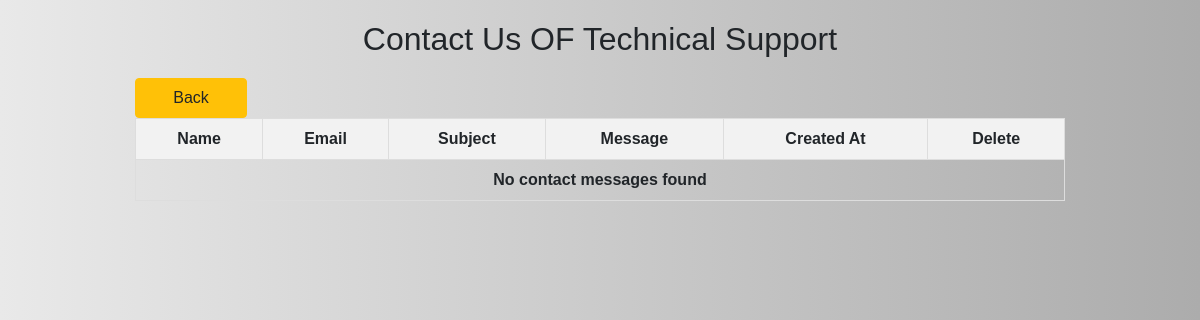
The page /ContactSupport/ViewFeedbackAdmin.php on the database as committed earlier.
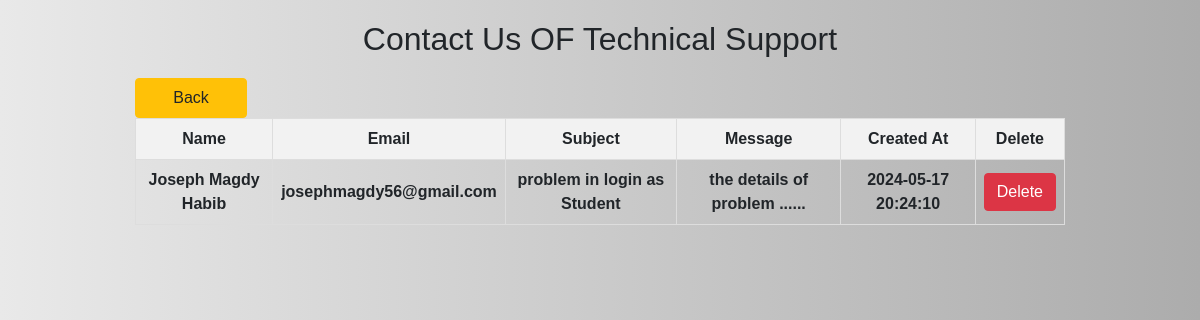
The same page on the database as committed later.
### tables this page shows
CREATE TABLE `contactsupport` (
  `id` int(11) NOT NULL,
  `name` varchar(255) NOT NULL,
  `email` varchar(255) NOT NULL,
  `subject` varchar(255) DEFAULT NULL,
  `message` text DEFAULT NULL,
  `created_at` timestamp NOT NULL DEFAULT current_timestamp()
);

### ContactSupport/ViewFeedbackAdmin.php (the view, shortened to what this page needs)
<!DOCTYPE html>
<html lang="en">
<head>
    <link rel="stylesheet" href="styles.css">
    <link rel="stylesheet" href="https://stackpath.bootstrapcdn.com/bootstrap/4.5.2/css/bootstrap.min.css">
</head>
<body>
    <div class="container">
        <h2>Contact Us OF Technical Support</h2>
        <a href="/online-exam-system-master/instructor/?instructors "><input id="btn1" class='btn btn-warning' type="button" value="Back"></a>
        <table>
            <thead>
                <tr>
                    <th>Name</th>
                    <th>Email</th>
                    <th>Subject</th>
                    <th>Message</th>
                    <th>Created At</th>
                    <th>Delete</th>
                </tr>
            </thead>
            <tbody>
                <?php
                $servername = "localhost";
                $username = "root";
                $password = "";
                $dbname = "o6u_onlineq";
                $conn = new mysqli($servername, $username, $password, $dbname);
                $sql = "SELECT id, name, email, subject, message, created_at FROM ContactSupport";
                $result = $conn->query($sql);
                if ($result->num_rows > 0) {
                    while ($row = $result->fetch_assoc()) {
                        echo "<tr>";
                        echo "<td>" . $row['name'] . "</td>";
                        echo "<td>" . $row['email'] . "</td>";
                        echo "<td>" . $row['subject'] . "</td>";
                        echo "<td>" . $row['message'] . "</td>";
                        echo "<td>" . $row['created_at'] . "</td>";
                        echo "<td>";
                        echo "<form method='post' action='delete_contact.php'>";
                        echo "<button type='submit' class='btn btn-danger'>Delete</button>";
                        echo "</form>";
                        echo "</td>";
                        echo "</tr>";
                    }
                } else {
                    echo "<tr><td colspan='6'>No contact messages found</td></tr>";
                }
                ?>
            </tbody>
        </table>
    </div>
</body>
</html>

Rows that differ between the two databases and show on the page:
added contactsupport: name "Joseph Magdy Habib", email "josephmagdy56@gmail.com", subject "problem in login as Student", message "the details of problem ......", created_at "2024-05-17 20:24:10"
Other text that changed with them:
text no longer shown: "No contact messages found"
